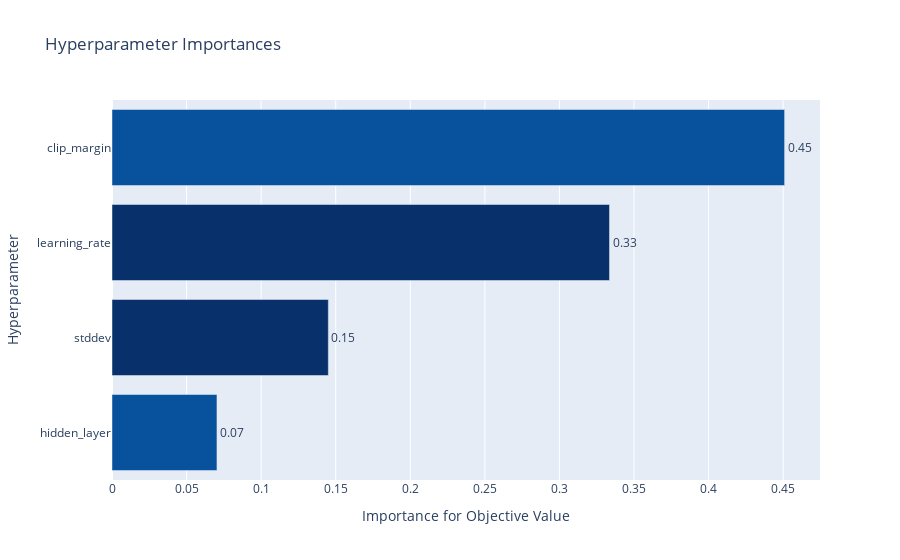

Notebook source saved alongside this figure:
### Code cell
optuna.visualization.plot_param_importances(study_2)

### Figure 1 — Plotly figure (JSON) as saved in the notebook; plotly's stock layout.template omitted (floating-point values rounded to 4 significant figures)
{"data": [{"cliponaxis": false, "hovertemplate": ["hidden_layer (IntUniformDistribution): 0.0703741123425194<extra></extra>", "stddev (UniformDistribution): 0.14505768628503404<extra></extra>", "learning_rate (UniformDistribution): 0.3335860555462762<extra></extra>", "clip_margin (IntUniformDistribution): 0.4509821458261703<extra></extra>"], "marker": {"color": ["rgb(8,81,156)", "rgb(8,48,107)", "rgb(8,48,107)", "rgb(8,81,156)"]}, "orientation": "h", "text": ["0.0703741123425194", "0.14505768628503404", "0.3335860555462762", "0.4509821458261703"], "textposition": "outside", "texttemplate": "%{text:.2f}", "type": "bar", "x": [0.07037, 0.1451, 0.3336, 0.451], "y": ["hidden_layer", "stddev", "learning_rate", "clip_margin"]}], "layout": {"showlegend": false, "title": {"text": "Hyperparameter Importances"}, "xaxis": {"title": {"text": "Importance for Objective Value"}}, "yaxis": {"title": {"text": "Hyperparameter"}}}}
